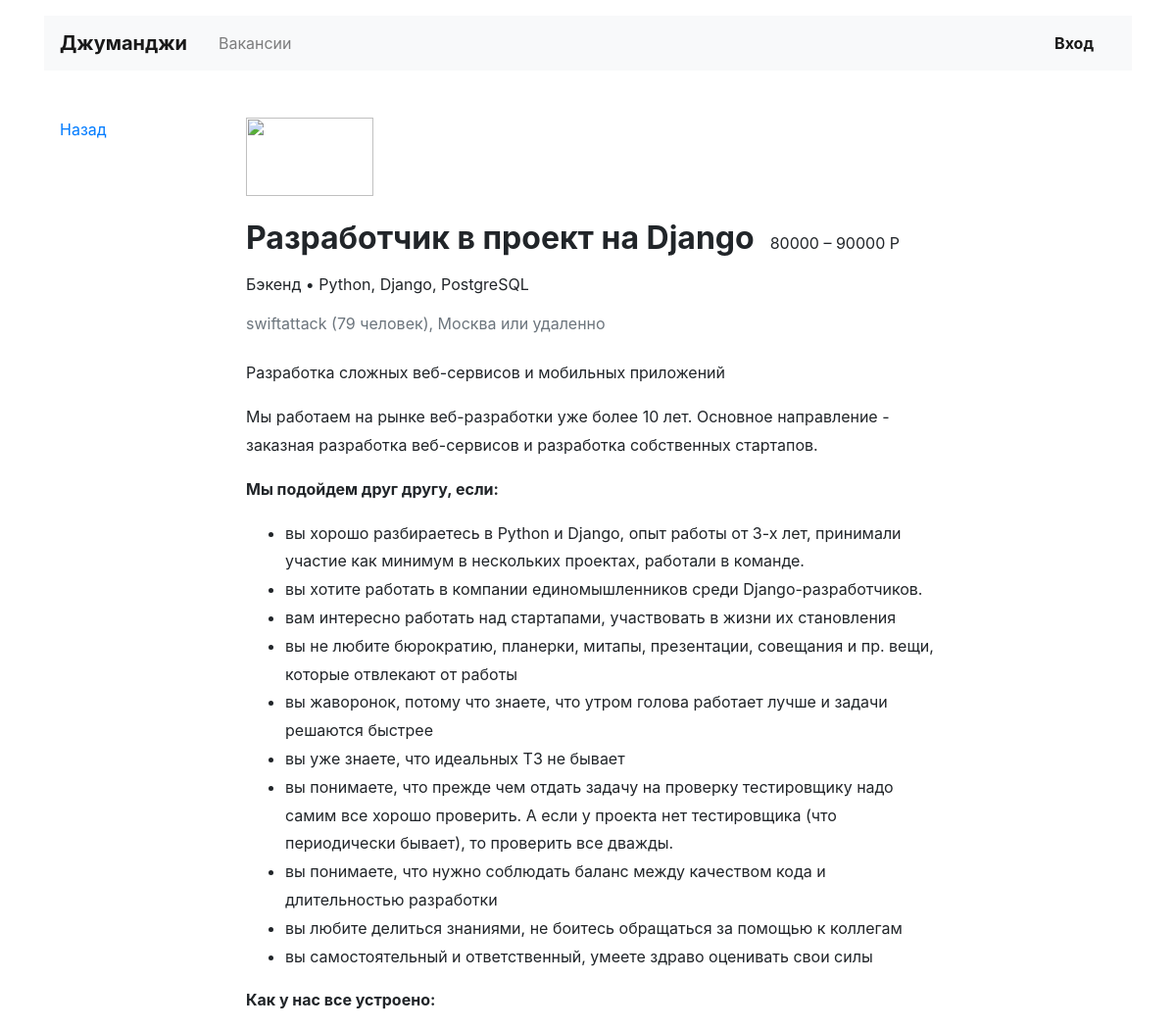
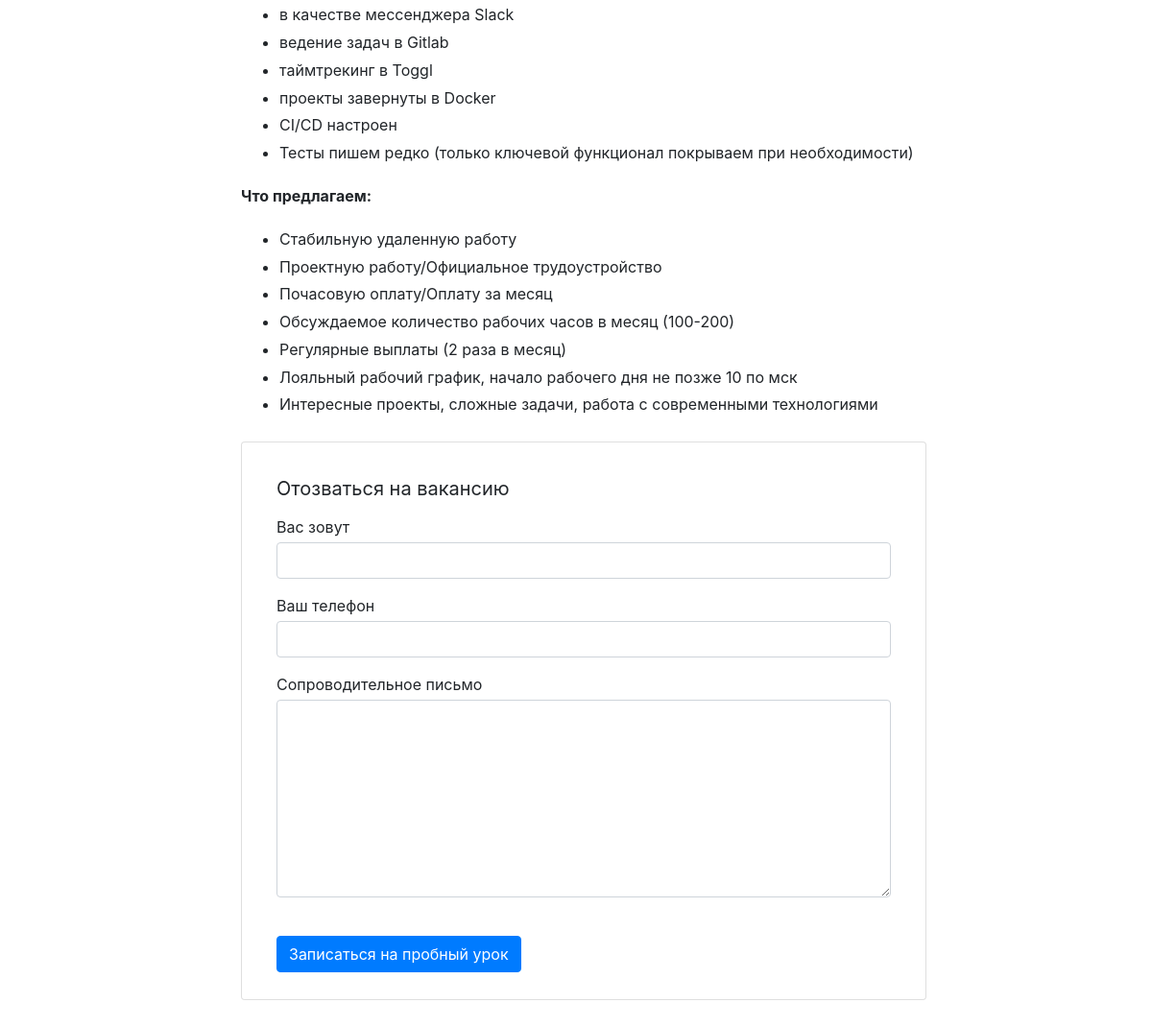
/vacancies/2/, run on the app's committed database (2 pictures, top to bottom).
### vacancies/models.py (models this page shows, shortened)
class Vacancy(models.Model):
    title = models.CharField(max_length=50, verbose_name='название')
    specialty = models.ForeignKey(Specialty, on_delete=models.PROTECT, related_name='vacancies',
                                  verbose_name='специализация')
    company = models.ForeignKey(Company, on_delete=models.CASCADE, related_name='vacancies', verbose_name='компания')
    skills = models.TextField(verbose_name='навыки')
    description = models.TextField(verbose_name='описание')
    salary_min = models.PositiveIntegerField(verbose_name='минимальная зарплата')
    salary_max = models.PositiveIntegerField(verbose_name='максимальная зарплата')
    published_at = models.DateField(verbose_name='дата публикации')
    class Meta:
        verbose_name = 'Вакансия'
        verbose_name_plural = 'Вакансии'

class Specialty(models.Model):
    code = models.SlugField(max_length=50, unique=True, db_index=True, verbose_name='код')
    title = models.CharField(max_length=50, verbose_name='название')
    picture = models.URLField(default='https://place-hold.it/100x60', verbose_name='изображение')
    class Meta:
        verbose_name = 'Специализация'
        verbose_name_plural = 'Специализации'

class Company(models.Model):
    name = models.CharField(max_length=50, verbose_name='название')
    location = models.CharField(max_length=50, verbose_name='город')
    logo = models.URLField(default='https://place-hold.it/100x60', verbose_name='логотип')
    description = models.TextField(verbose_name='описание')
    employee_count = models.PositiveIntegerField(verbose_name='количество сотрудников')
    class Meta:
        verbose_name = 'Компания'
        verbose_name_plural = 'Компании'

### vacancies/views.py (the view)
# urls.py: path('vacancies/<int:vacancy_id>/', VacancyView.as_view(), name='vacancy'),
class VacancyView(DetailView):
    model = Vacancy
    template_name = 'vacancies/vacancy.html'
    pk_url_kwarg = 'vacancy_id'
    context_object_name = 'vacancy'
    def get_context_data(self, *, object_list=None, **kwargs):
        context = super().get_context_data(**kwargs)
        context['company'] = super().get_object().company
        context['specialty'] = super().get_object().specialty
        return context

### vacancies/templates/vacancies/vacancy.html (shortened to what this page needs)
<!DOCTYPE html>
<html lang="ru">
<head>
  <link rel="stylesheet" href="https://stackpath.bootstrapcdn.com/bootstrap/4.3.1/css/bootstrap.min.css">
</head>
<body>
  <header class="container mt-3">
    <nav class="navbar navbar-expand-lg navbar-light bg-light">
      <a class="navbar-brand mr-4 font-weight-bold" href="#">Джуманджи</a>
      <div class="collapse navbar-collapse justify-content-between" id="navbarNav">
        <ul class="navbar-nav col-10">
          <li class="nav-item">
            <a class="nav-link" href="#">Вакансии</a>
          </li>
        </ul>
        <ul class="navbar-nav col-2 justify-content-end">
          <li class="nav-item active">
            <a href="#" class="nav-link font-weight-bold">Вход</a>
          </li>
        </ul>
      </div>
    </nav>
  </header>
  <main class="container mt-3 pb-5">
    <div class="row mt-5">
      <div class="col-12 col-lg-2">
        <div class="pl-3 mb-5">
          <p><a href="{{ request.META.HTTP_REFERER }}">Назад</a></p>
        </div>
      </div>
      <div class="col-12 col-lg-8">
        <section class="pl-3">
          <a href="{% url 'company' vacancy.company_id %}"><img src="https://place-hold.it/130x80" width="130" height="80" alt=""></a>
          <div class="d-flex align-items-baseline align-content-baseline">
            <h1 class="h2 mt-4 font-weight-bold" >{{ vacancy.title }}</h1>
            <p class="m-0 pl-3">{{ vacancy.salary_min }} – {{ vacancy.salary_max }} Р</p>
          </div>
          <p class="mt-2">{{ specialty.title }} • {{ vacancy.skills }}</p>
          <p class="text-muted mb-4">{{ company.name }} ({{ company.employee_count }} человек), {{ company.location }} или удаленно</p>
          <div style="line-height: 1.8;">
            <p>{{ company.description }}</p>
            {{ vacancy.description|safe }}
          </div>
          <form action="/echo" class="card mt-4 mb-3" enctype="multipart/form-data">
            <div class="card-body mx-3">
              <p class="h5 mt-3 font-weight-normal">Отозваться на вакансию</p>
              <div class="form-group">
                <label class="mb-1 mt-2" for="userName">Вас зовут</label>
                <input class="form-control" type="text" placeholder="" id="userName">
              </div>
              <div class="form-group">
                <label class="mb-1" for="userPhone">Ваш телефон</label>
                <input class="form-control" type="tel" placeholder="" id="userPhone">
              </div>
              <div class="form-group">
                <label class="mb-1" for="userMsg" >Сопроводительное письмо</label>
                <textarea class="form-control" rows="8" id="userMsg"></textarea>
              </div>
              <input type="submit" class="btn btn-primary mt-4 mb-2" value="Записаться на пробный урок">
            </div>
          </form>
        </section>
      </div>
    </div>
  </main>
</body>
</html>

### data on the page
Vacancy: title "Разработчик в проект на Django", salary_min "80000", salary_max "90000", skills "Python, Django, PostgreSQL", description "Мы работаем на рынке веб-разработки уже более 10 лет. Основное направление - заказная разработка веб-сервисов и разработка собственных стартапов. Мы подойдем друг другу, если: вы хорошо разбираетесь в Python и Django, опыт работы от 3-х лет, принимали участие как минимум в нескольких проектах, работали в команде. вы хотите работать в компании единомышленников среди Django-разработчиков. вам интересно работать над стартапами, участвовать в жизни их становления вы не любите бюрократию, планерки, митапы, презентации, совещания и пр. вещи, которые отвлекают от работы вы жаворонок, потому что знаете, что утром голова работает лучше и задачи решаются быстрее вы уже знаете, что идеальных ТЗ не…"
Specialty: title "Бэкенд"
Company: name "swiftattack", employee_count "79", location "Москва", description "Разработка сложных веб-сервисов и мобильных приложений"
